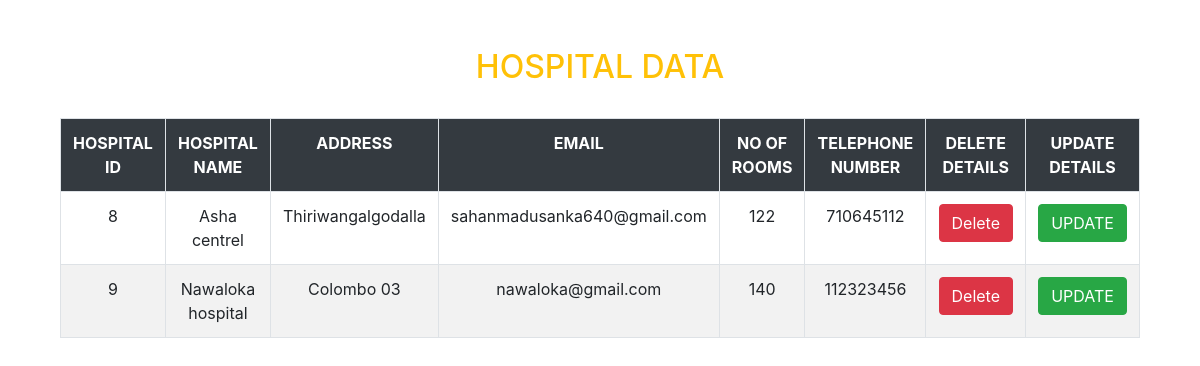
Page /AccidentDetecting/display.php on the committed database.
### tables this page shows
CREATE TABLE `hospital` (
  `hospitalID` int(20) NOT NULL,
  `hospitalName` varchar(30) NOT NULL,
  `Haddress` varchar(50) NOT NULL,
  `hemail` varchar(30) NOT NULL,
  `noofrooms` int(11) NOT NULL,
  `teleno` int(10) NOT NULL
);

### AccidentDetecting/display.php (the view, shortened to what this page needs)
<!DOCTYPE html>
<html>
<head>
	<link rel="stylesheet" href="https://maxcdn.bootstrapcdn.com/bootstrap/4.4.1/css/bootstrap.min.css">
</head>
<body>
<div class="container">
	<div class="col-lg-12">
	<br><br>
		<h2 class="text-warning text-center">HOSPITAL DATA</h2>
		<br>
		<table class="table table-striped table-hover table-bordered">
			<tr class="bg-dark text-white text-center">
				<th>HOSPITAL ID</th>
				<th>HOSPITAL NAME</th>
				<th>ADDRESS</th>
				<th>EMAIL</th>
				<th>NO OF ROOMS</th>
				<th>TELEPHONE NUMBER</th>
				<th>DELETE DETAILS</th>
				<th>UPDATE DETAILS</th>
			</tr>
			<?php
					include 'Conn.php';
						$qry="SELECT * FROM hospital";
					    $query=mysqli_query($con,$qry);
						while($res=mysqli_fetch_array($query)){
			?>
			<tr class="text-center">
				<td><?php echo $res['hospitalID']; ?></td>
				<td><?php echo $res['hospitalName']; ?></td>
				<td><?php echo $res['Haddress']; ?></td>
				<td><?php echo $res['hemail']; ?></td>
				<td><?php echo $res['noofrooms']; ?></td>
				<td><?php echo $res['teleno']; ?></td>
				 <td> <button class="btn-danger btn"> <a href="delete.php?hospitalID=<?php echo $res['hospitalID']; ?>" class="text-white"> Delete </a>  </button> </td>
				<td><button class="btn-success btn"><a href="update1.php?hospitalID=<?php echo $res['hospitalID']; ?>" class="text-white"> UPDATE</a> </button></td>
			</tr>
			<?php
				}
			?>
		</table>
</div>
</div>
</body>
</html>

### AccidentDetecting/display.php (style rules this page uses)
body { background-image: url("images/wood.jpg"); background-size: cover; }

### rows in the picture
hospital: hospitalID "8", hospitalName "Asha centrel", Haddress "Thiriwangalgodalla", hemail "sahanmadusanka640@gmail.com", noofrooms "122", teleno "710645112"
hospital: hospitalID "9", hospitalName "Nawaloka hospital", Haddress "Colombo 03", hemail "nawaloka@gmail.com", noofrooms "140", teleno "112323456"
